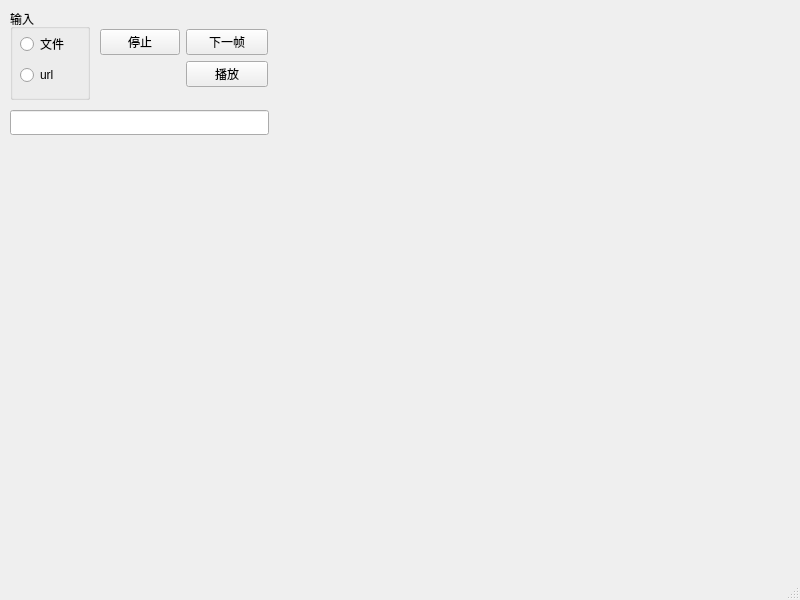
<?xml version="1.0" encoding="UTF-8"?>
<ui version="4.0">
 <class>MainWindow</class>
 <widget class="QMainWindow" name="MainWindow">
  <property name="geometry">
   <rect>
    <x>0</x>
    <y>0</y>
    <width>800</width>
    <height>600</height>
   </rect>
  </property>
  <property name="windowTitle">
   <string>MainWindow</string>
  </property>
  <widget class="QWidget" name="centralwidget">
   <widget class="QLabel" name="lbImage">
    <property name="geometry">
     <rect>
      <x>20</x>
      <y>170</y>
      <width>480</width>
      <height>360</height>
     </rect>
    </property>
    <property name="text">
     <string/>
    </property>
   </widget>
   <widget class="QLineEdit" name="edInput">
    <property name="geometry">
     <rect>
      <x>10</x>
      <y>110</y>
      <width>259</width>
      <height>25</height>
     </rect>
    </property>
   </widget>
   <widget class="QGroupBox" name="groupBox">
    <property name="geometry">
     <rect>
      <x>10</x>
      <y>9</y>
      <width>80</width>
      <height>91</height>
     </rect>
    </property>
    <property name="title">
     <string>输入</string>
    </property>
    <widget class="QWidget" name="layoutWidget">
     <property name="geometry">
      <rect>
       <x>10</x>
       <y>20</y>
       <width>61</width>
       <height>60</height>
      </rect>
     </property>
     <layout class="QVBoxLayout" name="verticalLayout_2">
      <item>
       <widget class="QRadioButton" name="rbFile">
        <property name="text">
         <string>文件</string>
        </property>
       </widget>
      </item>
      <item>
       <widget class="QRadioButton" name="rbUrl">
        <property name="text">
         <string>url</string>
        </property>
       </widget>
      </item>
     </layout>
    </widget>
   </widget>
   <widget class="QWidget" name="layoutWidget">
    <property name="geometry">
     <rect>
      <x>100</x>
      <y>29</y>
      <width>168</width>
      <height>70</height>
     </rect>
    </property>
    <layout class="QFormLayout" name="formLayout">
     <item row="0" column="0">
      <widget class="QPushButton" name="pbStop">
       <property name="text">
        <string>停止</string>
       </property>
      </widget>
     </item>
     <item row="0" column="1">
      <widget class="QPushButton" name="pbNextFrame">
       <property name="text">
        <string>下一帧</string>
       </property>
      </widget>
     </item>
     <item row="1" column="1">
      <widget class="QPushButton" name="pbPalyOrPause">
       <property name="text">
        <string>播放</string>
       </property>
      </widget>
     </item>
    </layout>
   </widget>
  </widget>
  <widget class="QStatusBar" name="statusbar"/>
 </widget>
 <resources/>
 <connections/>
</ui>
